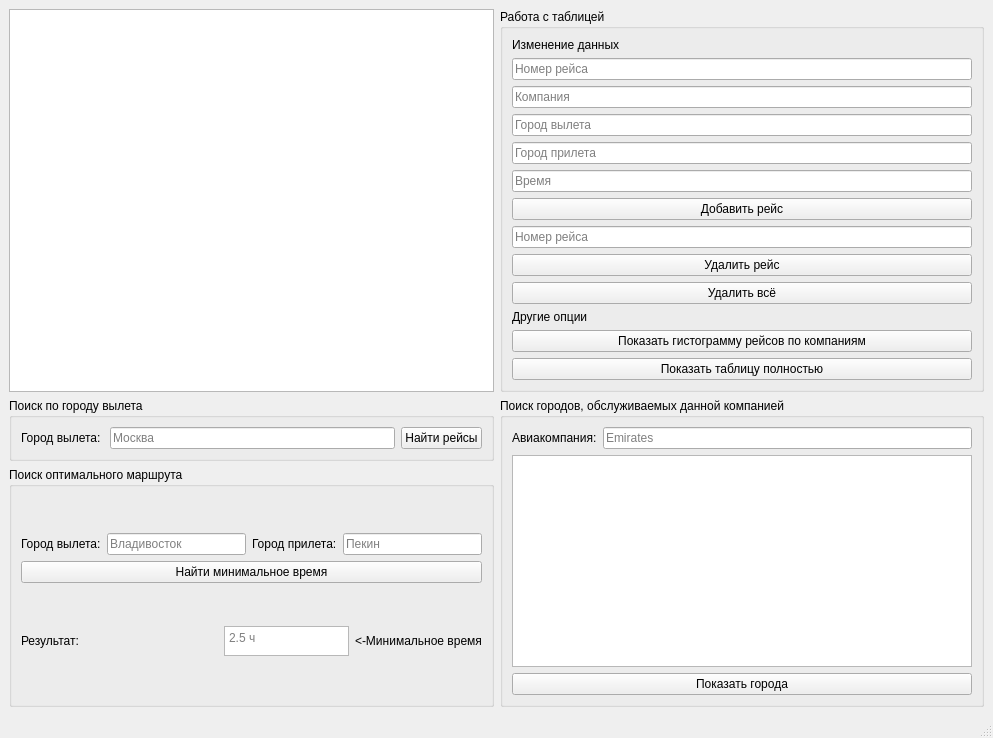
<?xml version="1.0" encoding="UTF-8"?>
<ui version="4.0">
 <class>MainWindow</class>
 <widget class="QMainWindow" name="MainWindow">
  <property name="geometry">
   <rect>
    <x>0</x>
    <y>0</y>
    <width>993</width>
    <height>738</height>
   </rect>
  </property>
  <property name="windowTitle">
   <string>MainWindow</string>
  </property>
  <widget class="QWidget" name="centralwidget">
   <layout class="QGridLayout" name="gridLayout">
    <item row="2" column="0">
     <layout class="QVBoxLayout" name="verticalLayout_7">
      <item>
       <layout class="QHBoxLayout" name="horizontalLayout">
        <item>
         <widget class="QTableView" name="tableView">
          <property name="minimumSize">
           <size>
            <width>0</width>
            <height>0</height>
           </size>
          </property>
          <attribute name="horizontalHeaderDefaultSectionSize">
           <number>130</number>
          </attribute>
         </widget>
        </item>
        <item>
         <widget class="QGroupBox" name="groupBox_4">
          <property name="title">
           <string>Работа с таблицей</string>
          </property>
          <layout class="QHBoxLayout" name="horizontalLayout_11">
           <item>
            <layout class="QVBoxLayout" name="verticalLayout_6">
             <item>
              <widget class="QLabel" name="label_8">
               <property name="text">
                <string>Изменение данных</string>
               </property>
              </widget>
             </item>
             <item>
              <widget class="QLineEdit" name="lineEdit_Number">
               <property name="text">
                <string/>
               </property>
               <property name="placeholderText">
                <string>Номер рейса</string>
               </property>
              </widget>
             </item>
             <item>
              <widget class="QLineEdit" name="lineEdit_Company">
               <property name="text">
                <string/>
               </property>
               <property name="placeholderText">
                <string>Компания</string>
               </property>
              </widget>
             </item>
             <item>
              <widget class="QLineEdit" name="lineEdit_CityA">
               <property name="text">
                <string/>
               </property>
               <property name="placeholderText">
                <string>Город вылета</string>
               </property>
              </widget>
             </item>
             <item>
              <widget class="QLineEdit" name="lineEdit_CityB">
               <property name="tabletTracking">
                <bool>false</bool>
               </property>
               <property name="toolTip">
                <string>&lt;html&gt;&lt;head/&gt;&lt;body&gt;&lt;p&gt;Город прилета&lt;/p&gt;&lt;/body&gt;&lt;/html&gt;</string>
               </property>
               <property name="statusTip">
                <string/>
               </property>
               <property name="text">
                <string/>
               </property>
               <property name="placeholderText">
                <string>Город прилета</string>
               </property>
              </widget>
             </item>
             <item>
              <widget class="QLineEdit" name="lineEdit_Time">
               <property name="toolTip">
                <string>&lt;html&gt;&lt;head/&gt;&lt;body&gt;&lt;p&gt;Длительность&lt;/p&gt;&lt;/body&gt;&lt;/html&gt;</string>
               </property>
               <property name="text">
                <string/>
               </property>
               <property name="placeholderText">
                <string>Время</string>
               </property>
              </widget>
             </item>
             <item>
              <widget class="QPushButton" name="pushButton_Add">
               <property name="text">
                <string>Добавить рейс</string>
               </property>
              </widget>
             </item>
             <item>
              <widget class="QLineEdit" name="lineEdit_NumberD">
               <property name="text">
                <string/>
               </property>
               <property name="placeholderText">
                <string>Номер рейса</string>
               </property>
              </widget>
             </item>
             <item>
              <widget class="QPushButton" name="pushButton_Delete">
               <property name="text">
                <string>Удалить рейс</string>
               </property>
              </widget>
             </item>
             <item>
              <widget class="QPushButton" name="pushButton_Delete_ALL">
               <property name="text">
                <string>Удалить всё</string>
               </property>
              </widget>
             </item>
             <item>
              <widget class="QLabel" name="label_6">
               <property name="text">
                <string>Другие опции</string>
               </property>
              </widget>
             </item>
             <item>
              <widget class="QPushButton" name="pushButton_Histogram">
               <property name="text">
                <string>Показать гистограмму рейсов по компаниям</string>
               </property>
              </widget>
             </item>
             <item>
              <widget class="QPushButton" name="pushButton_show_all">
               <property name="sizePolicy">
                <sizepolicy hsizetype="Preferred" vsizetype="Fixed">
                 <horstretch>0</horstretch>
                 <verstretch>0</verstretch>
                </sizepolicy>
               </property>
               <property name="maximumSize">
                <size>
                 <width>16777215</width>
                 <height>16777215</height>
                </size>
               </property>
               <property name="layoutDirection">
                <enum>Qt::LayoutDirection::LeftToRight</enum>
               </property>
               <property name="text">
                <string>Показать таблицу полностью</string>
               </property>
              </widget>
             </item>
            </layout>
           </item>
          </layout>
         </widget>
        </item>
       </layout>
      </item>
      <item>
       <layout class="QHBoxLayout" name="horizontalLayout_10">
        <item>
         <layout class="QVBoxLayout" name="verticalLayout_5">
          <item>
           <widget class="QGroupBox" name="groupBox">
            <property name="title">
             <string>Поиск по городу вылета</string>
            </property>
            <layout class="QHBoxLayout" name="horizontalLayout_6">
             <item>
              <layout class="QHBoxLayout" name="horizontalLayout_2">
               <item>
                <widget class="QLabel" name="label_2">
                 <property name="text">
                  <string>Город вылета: </string>
                 </property>
                </widget>
               </item>
               <item>
                <widget class="QLineEdit" name="lineEdit_city">
                 <property name="placeholderText">
                  <string>Москва</string>
                 </property>
                </widget>
               </item>
               <item>
                <widget class="QPushButton" name="pushButton_FindCity">
                 <property name="text">
                  <string>Найти рейсы</string>
                 </property>
                </widget>
               </item>
              </layout>
             </item>
            </layout>
           </widget>
          </item>
          <item>
           <widget class="QGroupBox" name="groupBox_2">
            <property name="title">
             <string>Поиск оптимального маршрута</string>
            </property>
            <layout class="QHBoxLayout" name="horizontalLayout_7">
             <item>
              <layout class="QVBoxLayout" name="verticalLayout_2">
               <item>
                <layout class="QVBoxLayout" name="verticalLayout">
                 <item>
                  <layout class="QHBoxLayout" name="horizontalLayout_3">
                   <item>
                    <widget class="QLabel" name="label_3">
                     <property name="text">
                      <string>Город вылета:</string>
                     </property>
                    </widget>
                   </item>
                   <item>
                    <widget class="QLineEdit" name="lineEdit_cityA">
                     <property name="placeholderText">
                      <string>Владивосток</string>
                     </property>
                    </widget>
                   </item>
                   <item>
                    <widget class="QLabel" name="label_4">
                     <property name="text">
                      <string>Город прилета:</string>
                     </property>
                    </widget>
                   </item>
                   <item>
                    <widget class="QLineEdit" name="lineEdit_cityB">
                     <property name="placeholderText">
                      <string>Пекин</string>
                     </property>
                    </widget>
                   </item>
                  </layout>
                 </item>
                 <item>
                  <widget class="QPushButton" name="pushButton_Time">
                   <property name="text">
                    <string>Найти минимальное время</string>
                   </property>
                  </widget>
                 </item>
                </layout>
               </item>
               <item>
                <layout class="QHBoxLayout" name="horizontalLayout_4">
                 <item>
                  <widget class="QLabel" name="label_5">
                   <property name="text">
                    <string>Результат:</string>
                   </property>
                  </widget>
                 </item>
                 <item>
                  <spacer name="horizontalSpacer_2">
                   <property name="orientation">
                    <enum>Qt::Orientation::Horizontal</enum>
                   </property>
                   <property name="sizeHint" stdset="0">
                    <size>
                     <width>40</width>
                     <height>20</height>
                    </size>
                   </property>
                  </spacer>
                 </item>
                 <item>
                  <widget class="QTextBrowser" name="textBrowser_MinTime">
                   <property name="maximumSize">
                    <size>
                     <width>125</width>
                     <height>30</height>
                    </size>
                   </property>
                   <property name="placeholderText">
                    <string>2.5 ч</string>
                   </property>
                  </widget>
                 </item>
                 <item>
                  <widget class="QLabel" name="label">
                   <property name="text">
                    <string>&lt;-Минимальное время</string>
                   </property>
                  </widget>
                 </item>
                </layout>
               </item>
              </layout>
             </item>
            </layout>
           </widget>
          </item>
         </layout>
        </item>
        <item>
         <widget class="QGroupBox" name="groupBox_3">
          <property name="title">
           <string>Поиск городов, обслуживаемых данной компанией</string>
          </property>
          <layout class="QHBoxLayout" name="horizontalLayout_8">
           <item>
            <layout class="QVBoxLayout" name="verticalLayout_4">
             <item>
              <layout class="QVBoxLayout" name="verticalLayout_3">
               <item>
                <layout class="QHBoxLayout" name="horizontalLayout_5">
                 <item>
                  <widget class="QLabel" name="label_7">
                   <property name="text">
                    <string>Авиакомпания:</string>
                   </property>
                  </widget>
                 </item>
                 <item>
                  <widget class="QLineEdit" name="lineEdit_company">
                   <property name="placeholderText">
                    <string>Emirates</string>
                   </property>
                  </widget>
                 </item>
                </layout>
               </item>
               <item>
                <widget class="QTextBrowser" name="textBrowser_Cities"/>
               </item>
               <item>
                <widget class="QPushButton" name="pushButton_ShowCities">
                 <property name="text">
                  <string>Показать города</string>
                 </property>
                </widget>
               </item>
              </layout>
             </item>
            </layout>
           </item>
          </layout>
         </widget>
        </item>
       </layout>
      </item>
     </layout>
    </item>
   </layout>
  </widget>
  <widget class="QMenuBar" name="menubar">
   <property name="geometry">
    <rect>
     <x>0</x>
     <y>0</y>
     <width>993</width>
     <height>26</height>
    </rect>
   </property>
  </widget>
  <widget class="QStatusBar" name="statusbar"/>
 </widget>
 <resources/>
 <connections/>
</ui>
